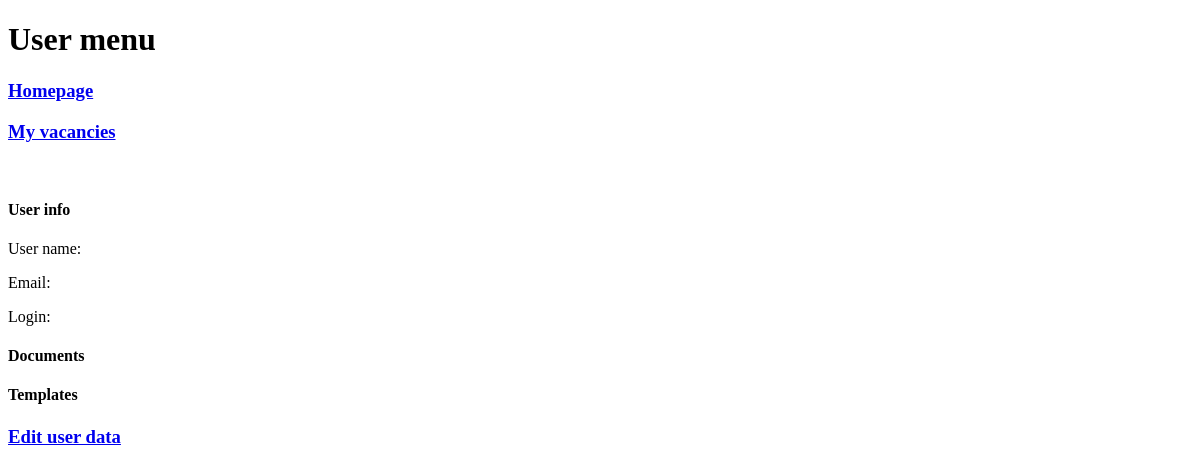
Before: /user with the older database file.
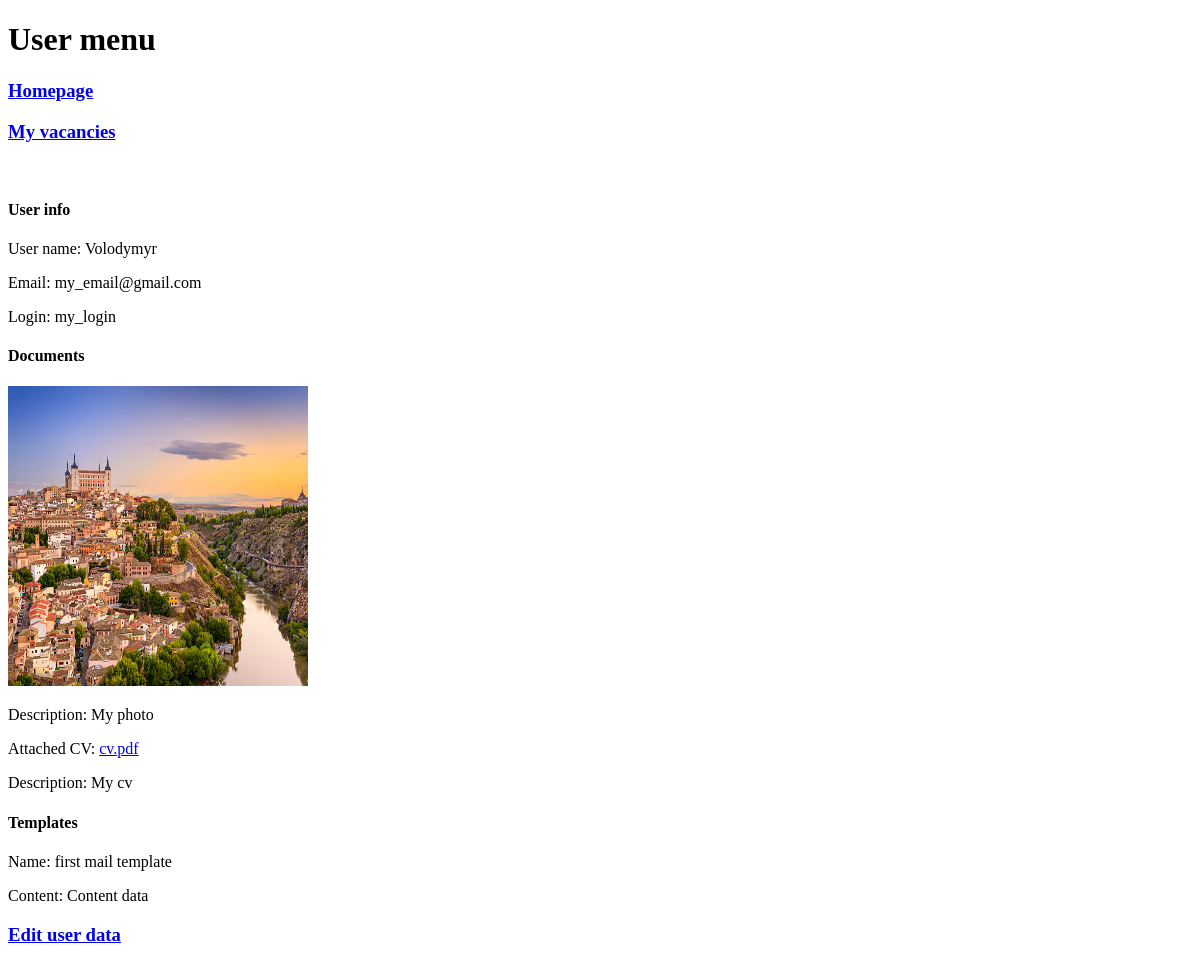
After: the same page with the newer database file.
### models.py (models this page shows, shortened)
class User(Base):
    __tablename__ = 'user'
    id = Column(Integer, primary_key=True, autoincrement=True)
    name = Column(String(100), nullable=False, unique=True)
    login = Column(String(100), nullable=False, unique=True)
    passwd = Column(String(120), nullable=False)
    email = Column(String(80), nullable=False, unique=True)

class Document(Base):
    __tablename__ = 'document'
    id = Column(Integer, primary_key=True, autoincrement=True)
    name = Column(String(40), nullable=False)
    description = Column(Text, nullable=True)
    content = Column(String(120), nullable=True)

class Template(Base):
    __tablename__ = 'templates'
    id = Column(Integer, primary_key=True, autoincrement=True)
    user_id = Column(Integer, ForeignKey('user.id'), nullable=False)
    name = Column(String(120), nullable=False)
    content = Column(String(120), nullable=False)

### app.py (the view)
@app.route('/user', methods=['GET'])
def user_menu():
    db.init_db()
    user_data = ''
    documents = ''
    templates = ''
    email_cred = ''
    try:
        user_data = db.db_session.query(User).first()
        documents = db.db_session.query(Document).all()
        templates = db.db_session.query(Template).all()
        email_cred = db.db_session.query(EmailCredential).first()
    except Exception as err:
        print(f'User data loading error:\n{err}')
    return render_template('user.html',
                           title='User menu',
                           user_data=user_data,
                           documents=documents,
                           templates=templates,
                           email_cred=email_cred)

### templates/user.html (shortened to what this page needs)
{% extends 'base.html' %}
{% block body %}
    <h1>User menu</h1>
    <h3><a href="/">Homepage</a></h3>
    <h3><a href="/vacancies">My vacancies</a></h3><br>
<h4>User info</h4>
<p>User name: {{ user_data.name }}</p>
<p>Email: {{ user_data.email }}</p>
<p>Login: {{ user_data.login }}</p>
<h4>Documents</h4>
    {% for document in documents %}
        <p>{% if document.name == 'photo' %}
            <img src="{{ url_for('static', filename=document.content) }}" alt="Photo" height="300" width="300">
            <p>Description: {{ document.description }}</p>
        {% endif %}</p>
        <p>{% if document.name == 'cv' %}
            <p>Attached CV: <a href="{{ url_for('static', filename=document.content) }}" target="_blank">{{ document.content }}</a></p>
            <p>Description: {{ document.description }}</p>
        {% endif %}</p>
    {% endfor %}
<h4>Templates</h4>
    {% for template in templates %}
        <p>Name: {{ template.name }}</p>
        <p>Content: {{ template.content }}</p>
    {% endfor %}
<h3><a href="/user/settings">Edit user data</a><br></h3>
{% endblock %}

### templates/base.html (shortened to what this page needs)
<!doctype html>
<html lang="en">
<head>
</head>
<body>
{% block body %}
{% endblock %}
</body>
</html>

Changed rows visible on the page:
added User: name "Volodymyr", email "my_email@gmail.com", login "my_login"
added Document: content (picture), description "My photo"
added Document: content "cv.pdf", description "My cv"
added Template: name "first mail template", content "Content data"
